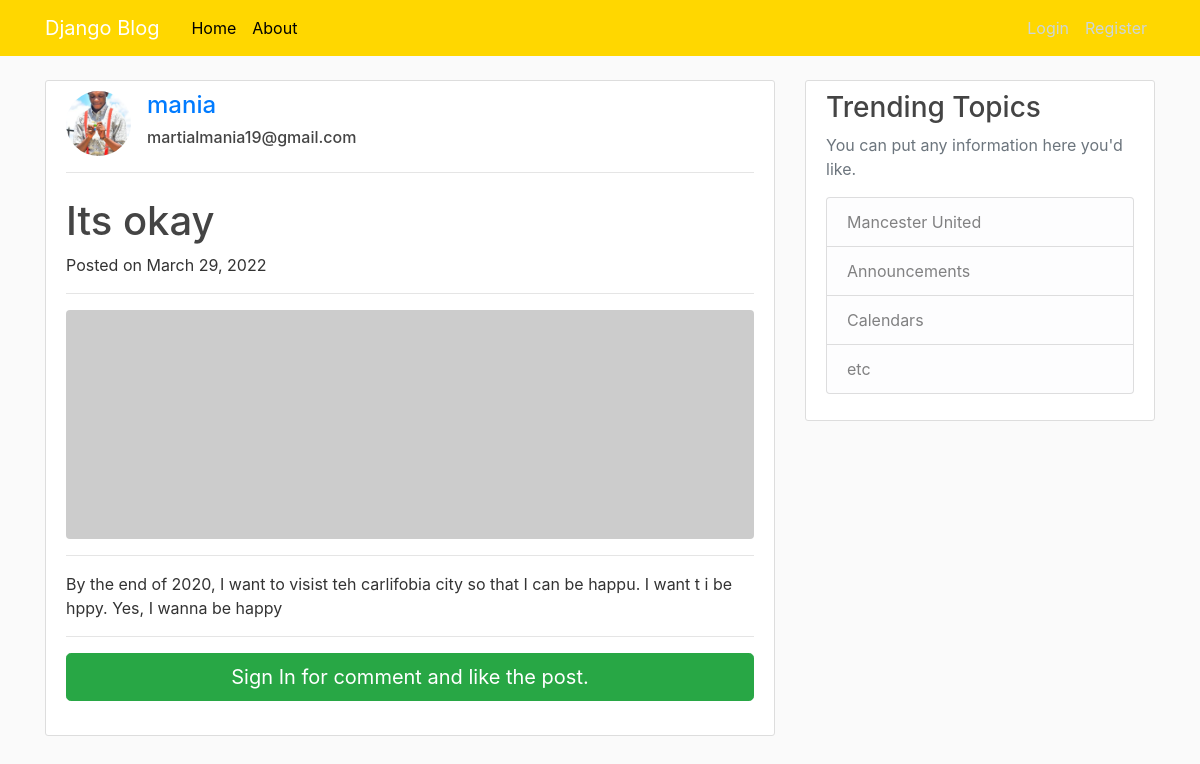
The app's page /post/17 with its own data.
### blog/models.py (models this page shows, shortened)
class Post(models.Model):
    title = models.CharField(max_length=100)
    content = models.TextField()
    date_posted = models.DateTimeField(default=timezone.now)
    author = models.ForeignKey(User, on_delete=models.CASCADE)

### users/models.py (models this page shows, shortened)
class Profile(models.Model):
    user = models.OneToOneField(User, on_delete=models.CASCADE)
    image = models.ImageField(default='default.jpg', upload_to='profile_pics')

### blog/views.py (the view)
# urls.py: path('post/<int:pk>', PostDetailedView.as_view(), name='post_detail'),
class PostDetailedView(DetailView):
    model = Post

### blog/templates/blog/post_detail.html (shortened to what this page needs)
{% extends "blog/base.html" %} {% load crispy_forms_tags %} {% block content %}
<div class="content-section">
  <div class="media">
    <img
      class="d-flex mr-3 rounded-circle article-img"
      src="{{ object.author.profile.image.url }}"
      alt=""
    />
    <div class="media-body">
      <h4 class="mt-0">
        <a href="{% url 'user-post' object.author.username %}"
          >{{ object.author }}</a
        >
      </h4>
      <h6 class="mt-0">{{ object.author.email }}</h6>
    </div>
  </div>
  <hr />
  <div>
    <h1 class="mt-4">{{object.title}}</h1>
    <p>
      Posted on {{ object.date_posted|date:"F d, Y" }}
    </p>
  </div>
  <hr />
  <img class="img-fluid rounded" src="http://placehold.it/900x300" alt="" />
  <hr />
  <p class="lead">{{ object.content|safe|linebreaks }}</p>
  <hr />
  {% if user.is_authenticated %}
  <div class="card my-4">
    <h5 class="card-header">Leave a Comment:</h5>
    <div class="card-body">
      <form method="POST" action="{% url 'add_comment' object.id %}">
        {% csrf_token %}
        <div class="form-group">
          <textarea
            class="form-control"
            name="text"
            rows="3"
            required
          ></textarea>
          <input type="hidden" name="user_id" value="{{user.id}}" />
        </div>
        <button class="btn btn-primary" type="submit">Comment</button>
      </form>
    </div>
  </div>
  {% else %}
  <a href="{% url 'login' %}" class="btn btn-success btn-lg btn-block mb-4">
    Sign In for comment and like the post.
  </a>
  {% endif %}
</div>
{% endblock content %}

### blog/static/blog/main.css (style rules this page uses)
body { background: #fafafa; color: #333333; margin-top: 5rem; }
h1, h2, h3, h4, h5, h6 { color: #444444; }
.content-section { background: #ffffff; padding: 10px 20px; border: 1px solid #dddddd; border-radius: 3px; margin-bottom: 20px; }
.article-img { height: 65px; width: 65px; margin-right: 16px; }

### records on screen
Post: author.profile.image (picture), author "mania", author.email "martialmania19@gmail.com", title "Its okay", date_posted "March 29, 2022", content "By the end of 2020, I want to visist teh carlifobia city so that I can be happu. I want t i be hppy. Yes, I wanna be happy"
